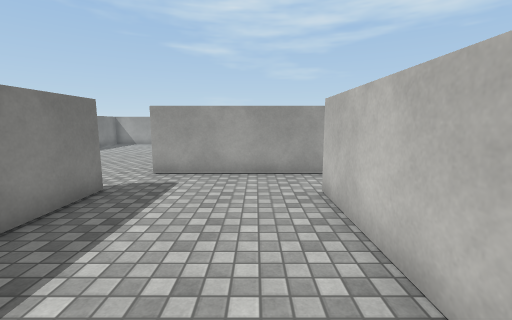
[1] (above)

17 first-person views from a walk through a 3-D level made in the Unity game engine. The camera is 1.5 m above the floor, tilts 8° down and sees 90° across. The floor is counted in squares, 1 m on a side. Each view is taken from the middle of a square. On the plan, view 1 faces up. The plan holds only what a view shows up to about 13 squares ahead; the rest is blank. Surface patterns are stand-ins for the level's own textures.

[2]
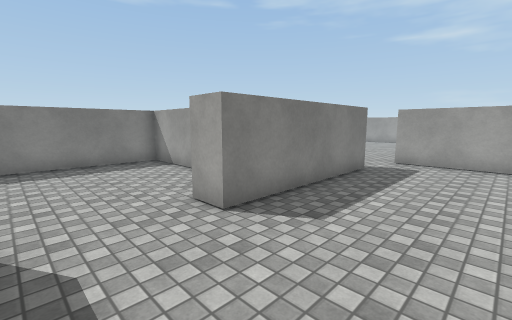

[3]
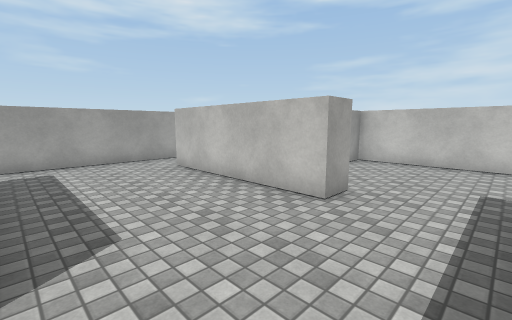

[4]
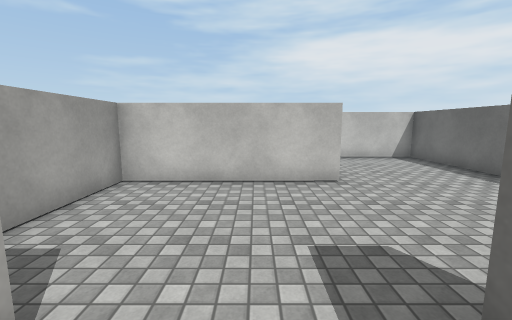

[5]
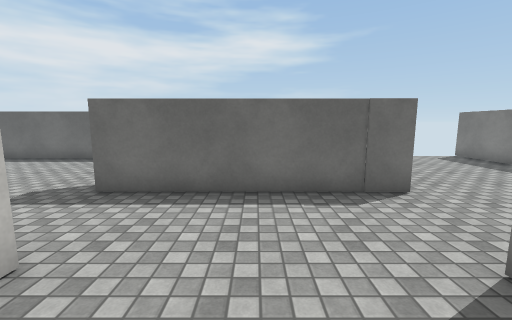

[6]
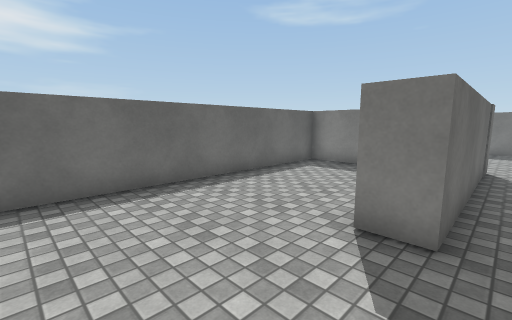

[7]
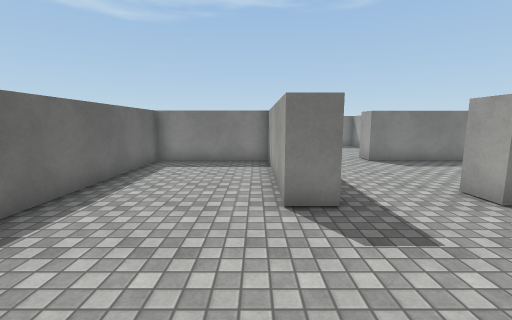

[8]
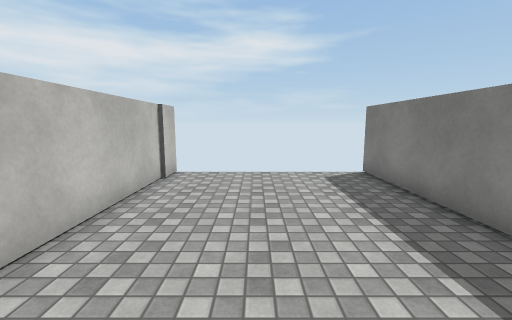

[9]
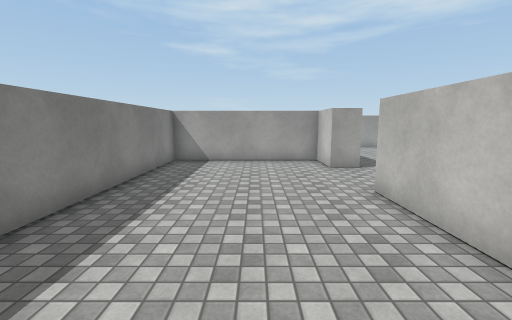

[10]
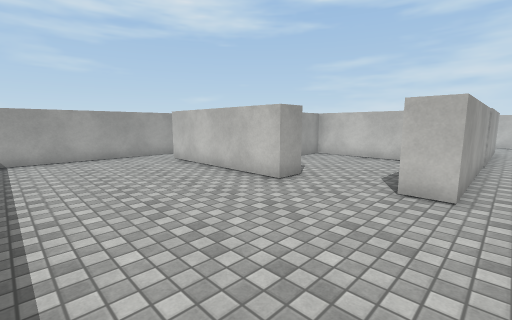

[11]
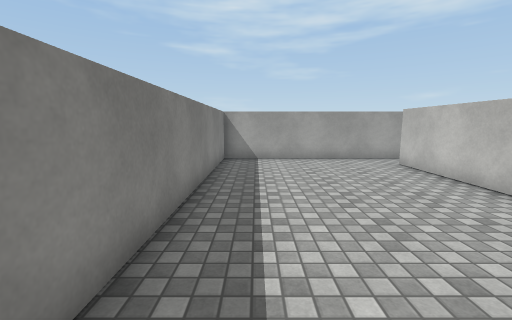

[12]
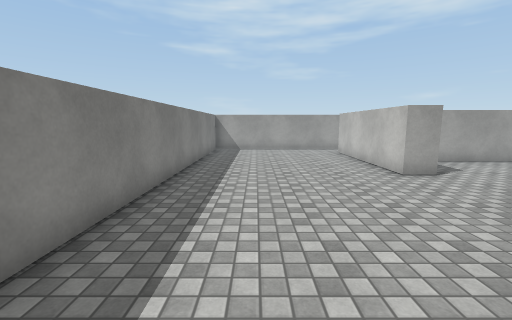

[13]
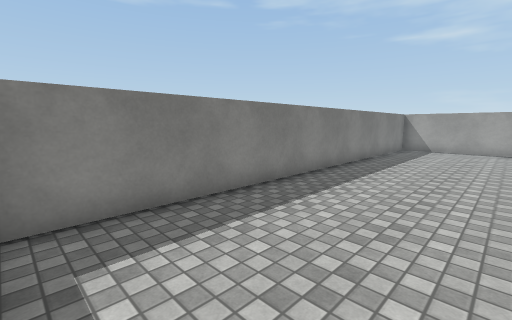

[14]
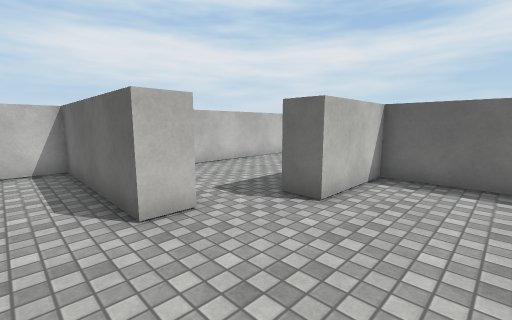

[15]
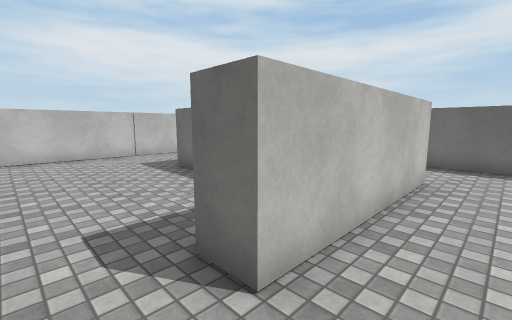

[16]
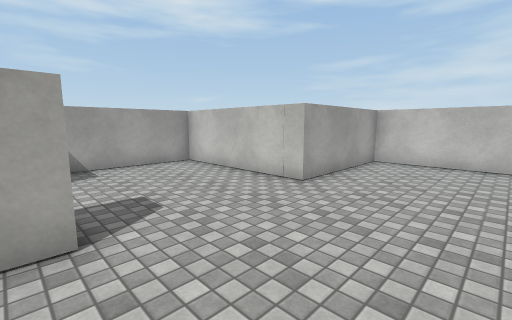

[17]
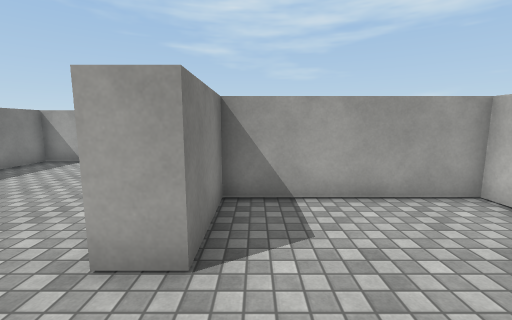

### Floor plan
Ten units are one square. View 1 is at (0, 0); x grows to the right and y downward. Boxes are objects, and circles mark ways between rooms. Rooms are numbered by the first view taken in them; rooms with no view inside come last. Other rooms are left out.
<svg viewBox="-109 -196 239 301">
<path fill="none" stroke="#000" d="M-35 44 -35 90 125 90 125 42 76 42 76 -15 34 -15M25 5 15 5 15 -55M-44 100 -44 35 25 35 25 45 -31 45M-44 -55 -35 -55 -35 5 -44 5 -44 -15 -104 -15 -104 100M14 -76 -31 -76M-31 -76 -31 -86 26 -86 26 -140 -27 -140 -27 -114 -37 -114 -37 -175M-46 -191 -104 -191 -104 -29M-71 -25 -44 -25 -44 -55"/>
<circle cx="-35" cy="-65" r="3" fill="#2a7"/>
<text x="-10" y="30">1</text>
<text x="-60" y="-110">2</text>
</svg>
Room 1 opens to room 2.

Where each view was taken, in squares from view 1:
view 1: 0 up, 0 right, facing up
view 2: 3 down, 0 right, facing up-left
view 3: 3 down, 3 left, facing up-right
view 4: 2 down, 1 right, facing right
view 5: 2 up, 1 left, facing down
view 6: 3 down, 6 right, facing down-left
view 7: 5 down, 7 right, facing left
view 8: 2 down, 7 left, facing down
view 9: 9 down, 7 left, facing up
view 10: 7 up, 9 left, facing up-right
view 11: 8 up, 9 left, facing up
view 12: 4 up, 8 left, facing up
view 13: 3 up, 6 left, facing up-left
view 14: 10 up, 7 left, facing down-right
view 15: 7 up, 0 right, facing down-right
view 16: 8 down, 2 right, facing up-right
view 17: 9 up, 2 left, facing up
